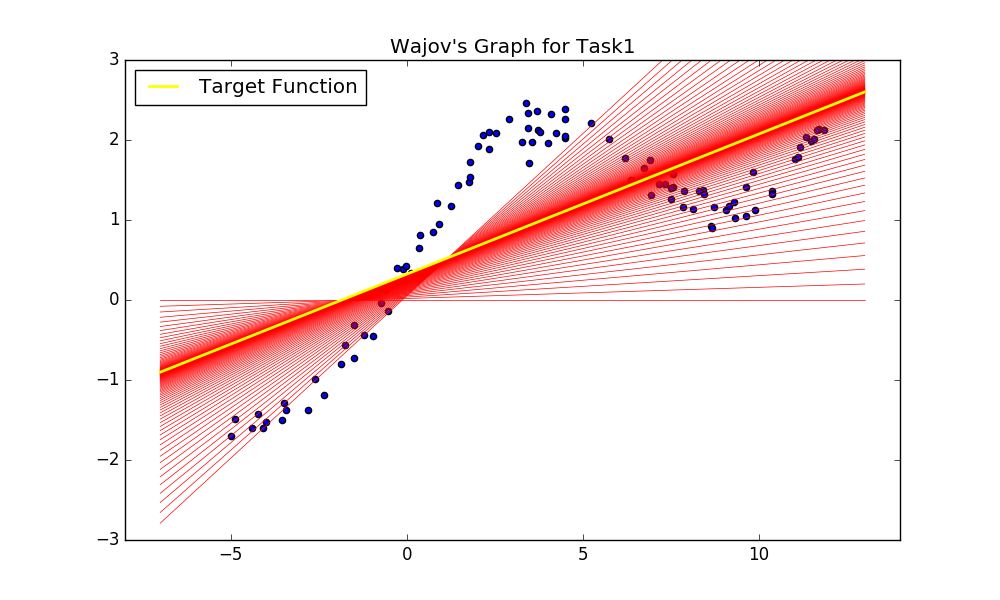

Here is the Python script that generated this plot:
import numpy as np
import matplotlib.pyplot as plt
global a, b
def f(x):
	return a * x + b
def sum1():
	ans = 0
	for i in range(100):
		ans += x[i] * (f(x[i]) - y[i])
	return ans / 100
def sum2():
	ans = 0
	for i in range(100):
		ans += f(x[i]) - y[i]
	return ans / 100
f1 = open('q2x.dat', 'r')
f2 = open('q2y.dat', 'r')
x = np.array(map(float, f1.read().split()))
y = np.array(map(float, f2.read().split()))
plt.figure(figsize = (10, 6), dpi = 80)
plt.xlim(-8, 14)
plt.ylim(-3, 3)
plt.title("Wajov's Graph for Task1")
for i in range(100):
	plt.scatter(x[i], y[i])
xpos = np.linspace(-7, 13, 1000)
step = 0.05
a = b = 0.0
c = a - step * sum1()
d = b - step * sum2()
plt.plot(xpos, f(xpos), color = 'red', linewidth = 0.5)
while (abs(a - c) > 1e-3 or abs(b - d) > 1e-3):
	a = c
	b = d
	plt.plot(xpos, f(xpos), color = 'red', linewidth = 0.5)
	c = a - step * sum1()
	d = b - step * sum2()
plt.plot(xpos, f(xpos), color = 'yellow', linewidth = 2.0, label = 'Target Function')
plt.legend(loc = 'upper left', frameon = True)
plt.savefig('Wajov.png')
